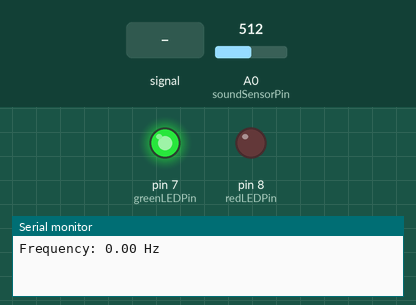
Bench run of a sketch on a simulated Arduino Uno, built with avr-gcc and run on an emulated ATmega328P. Parts: output pins drawn as LEDs (lit = HIGH), the last lines printed to the serial monitor. The test bench sets the inputs (shaded band); at power-on: A0 (soundSensorPin) = 512.

Above: at 1.2 s.
1.3 s: A0 (soundSensorPin) fed a 1000 Hz sine of ±255 counts around its level
At 4.8 s:
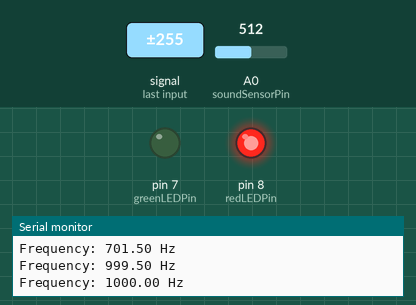
Timing chart, 0 to 10.3 s (numbered marks = the images above; inputs shaded):
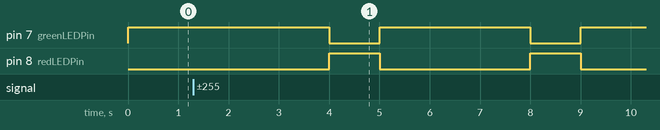

The sketch:

1stPrototype_SketchCode.ino
```cpp
const int soundSensorPin = A0; // Analog pin connected to the sound sensor
const int redLEDPin = 8;       // Digital pin connected to the red LED
const int greenLEDPin = 7;     // Digital pin connected to the green LED
const int threshold = 512;     // Threshold to detect a zero-crossing (can be adjusted based on your sensor)

unsigned long sampleTime = 1000; // Sample time in milliseconds
unsigned int zeroCrossings = 0;
unsigned long startTime;

void setup() {
  pinMode(redLEDPin, OUTPUT);   // Set red LED pin as output
  pinMode(greenLEDPin, OUTPUT); // Set green LED pin as output
  Serial.begin(9600);           // Start the Serial communication

  digitalWrite(greenLEDPin, HIGH); // Initially turn on the green LED
  startTime = millis();         // Initialize the start time
}

void loop() {
  int sensorValue = analogRead(soundSensorPin); // Read the analog value from the sound sensor

  // Check if we have crossed the threshold (indicating a zero-crossing)
  static int lastValue = 0;
  if ((sensorValue > threshold && lastValue <= threshold) ||
      (sensorValue < threshold && lastValue >= threshold)) {
    zeroCrossings++;
  }

  lastValue = sensorValue;

  // If the sample time has elapsed
  if (millis() - startTime >= sampleTime) {
    // Calculate frequency: (zeroCrossings / 2) because each cycle crosses the threshold twice
    float frequency = (zeroCrossings / 2.0) / (sampleTime / 1000.0);

    // Print the frequency to the Serial Monitor
    Serial.print("Frequency: ");
    Serial.print(frequency);
    Serial.println(" Hz");

    // Check if the frequency is within the range
    if (frequency >= 1000 && frequency <= 2000) {
      digitalWrite(redLEDPin, HIGH);  // Turn on red LED
      digitalWrite(greenLEDPin, LOW); // Turn off green LED
    } else {
      digitalWrite(redLEDPin, LOW);   // Turn off red LED
      digitalWrite(greenLEDPin, HIGH);// Turn on green LED
    }

    // Reset counters and start time for the next sample period
    zeroCrossings = 0;
    startTime = millis();
  }
}
```

Measured:
- after the input at 1.3 s, pin 7 (greenLEDPin): alternates HIGH for 3.0 s and LOW for 1.0 s, starting after 2.7 s; pin 8 (redLEDPin): alternates HIGH for 1.0 s and LOW for 3.0 s, starting after 2.7 s
